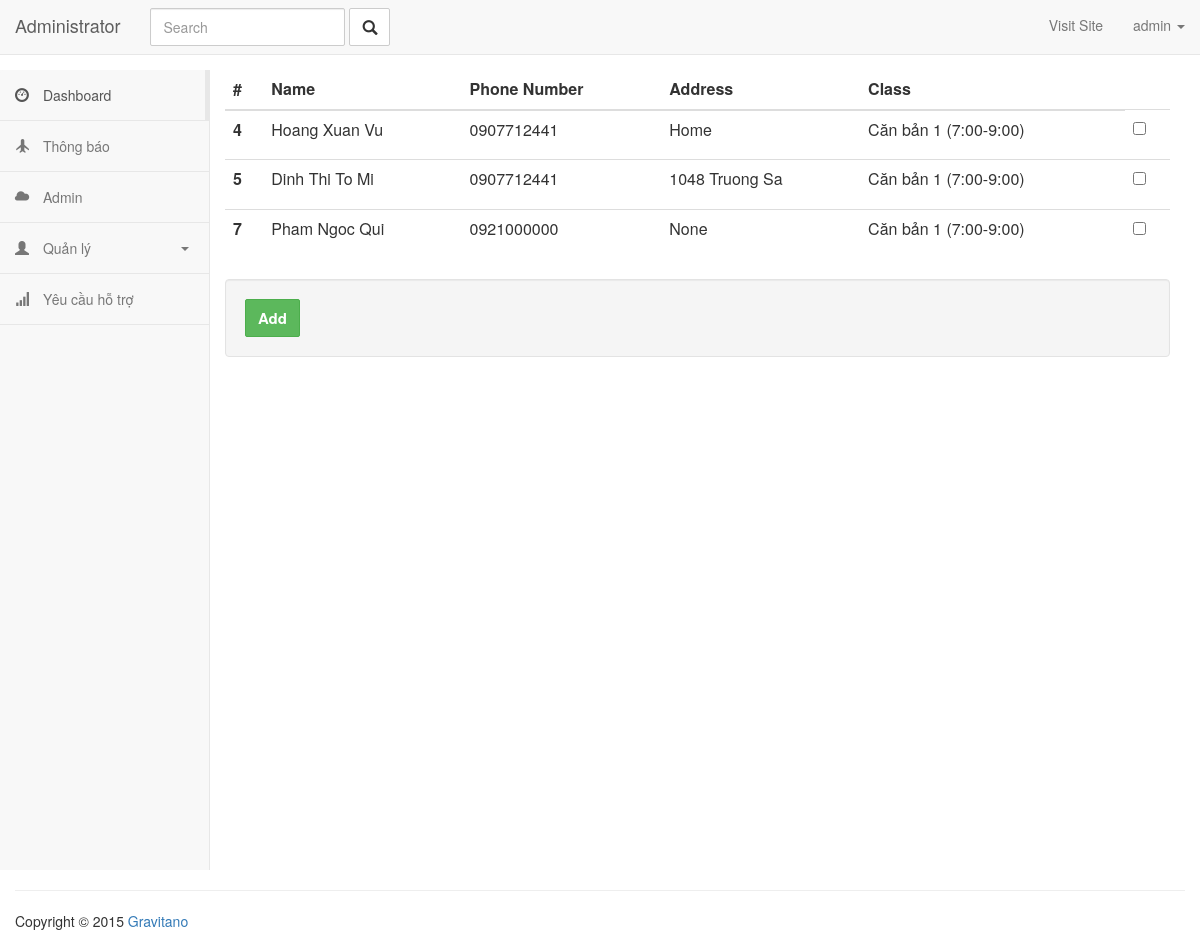
The app's page /admin/newattendance/1 (signed in) with its own data.
### app/models.py (models this page shows, shortened)
class User(UserMixin, db.Model):
    __tablename__ = 'users'
    id = db.Column(db.Integer, primary_key=True)
    email = db.Column(db.String(64), unique=True, index=True)
    username = db.Column(db.String(64), unique=True, index=True)
    role_id = db.Column(db.Integer, db.ForeignKey('roles.id'))
    subject = db.relationship('Subject', backref='teacher', lazy='dynamic')
    password_hash = db.Column(db.String(128))
    @property
    def password(self):
        raise AttributeError('password is not a readable attribute')

class Student(db.Model):
    __tablename__ = 'students'
    id = db.Column(db.Integer, primary_key=True)
    name = db.Column(db.String(64))
    phone_number = db.Column(db.String(64))
    address = db.Column(db.String(128))
    subject_id = db.Column(db.Integer, db.ForeignKey('subjects.id'))
    attendances = db.relationship('Attendance', backref='student', lazy='dynamic')
    pay_day=db.Column(db.String(64))

class Subject(db.Model):
    __tablename__ = 'subjects'
    id = db.Column(db.Integer, primary_key=True)
    name = db.Column(db.String(64), unique=True)
    belong_to = db.Column(db.Integer, db.ForeignKey('users.id'))
    students = db.relationship('Student', backref='subject', lazy='dynamic')
    attendances = db.relationship('Attendance', backref='subject', lazy='dynamic')

### app/main/views.py (the view, shortened to what this page needs)
@main.route('/admin/newattendance/<int:id>', methods=['GET', 'POST'])
@login_required
def newAttendanceQuery(id):
    students = Student.query.filter_by(subject_id=id).all()
    current_subject = Subject.query.get(id)
    form = AttendanceForm()
    return render_template('admin/attendanceform.html', form=form, students=students)

### app/main/forms.py
class AttendanceForm(FlaskForm):
    absent = BooleanField('Absent')
    submit = SubmitField('Add')

### app/models.py (called while the page is built)
@login_manager.user_loader
def load_user(user_id):
    return User.query.get(int(user_id))

### app/templates/admin/attendanceform.html (shortened to what this page needs)
{% extends 'admin/admin_base.html' %}
{% block content %}
<div class="col-md-10">
    <table class="table">
        <thead class="thead-dark">
        <tr>
            <th scope="col">#</th>
            <th scope="col">Name</th>
            <th scope="col">Phone Number</th>
            <th scope="col">Address</th>
            <th scope="col">Class</th>
        </tr>
        </thead>
        <tbody>
        {% for student in students %}
        <tr>
            <th scope="row">{{student.id}}</th>
            <td>{{student.name}}</td>
            <td>{{student.phone_number}}</td>
            <td>{{ student.address }}</td>
            <td>{{ student.subject.name }}</td>
            <td>
                <form method="post">
                    {{form.absent()}}
                </form>
            </td>
        </tr>
        {% endfor %}
        </tbody>
    </table>
    <form class="well form-horizontal" action=" " method="post"  id="contact_form">
        {{ form.submit(class="btn btn-success") }}
    </form>
</div>
{% endblock %}

### app/templates/admin/admin_base.html (shortened to what this page needs)
<html>
<head>
    <link rel="stylesheet" href="https://maxcdn.bootstrapcdn.com/bootstrap/3.3.7/css/bootstrap.min.css">
    <link rel="stylesheet" href="{{ url_for('static', filename='css/styles.css') }}">
    <link href="https://gitcdn.github.io/bootstrap-toggle/2.2.2/css/bootstrap-toggle.min.css" rel="stylesheet">
</head>
<body>
<nav class="navbar navbar-default navbar-static-top">
    <div class="container-fluid">
        <div class="navbar-header">
            <a class="navbar-brand" href="#">
                Administrator
            </a>
        </div>
        <div class="collapse navbar-collapse" id="bs-example-navbar-collapse-1">
            <form class="navbar-form navbar-left" method="GET" role="search">
                <div class="form-group">
                    <input type="text" name="q" class="form-control" placeholder="Search">
                </div>
                <button type="submit" class="btn btn-default"><i class="glyphicon glyphicon-search"></i></button>
            </form>
            <ul class="nav navbar-nav navbar-right">
                <li><a href="http://www.pingpong-labs.com" target="_blank">Visit Site</a></li>
                <li class="dropdown ">
                    <a href="#" class="dropdown-toggle" data-toggle="dropdown" role="button" aria-expanded="false">
                        {% if current_user.is_authenticated %}
                        {{ current_user.username }}
                        {% else %}
                        Account
                        {% endif %}
                        <span class="caret"></span></a>
                </li>
            </ul>
        </div>
    </div>
</nav>
<div class="container-fluid main-container">
    <div class="col-md-2 sidebar">
        <div class="row">
            <div class="side-menu">
                <nav class="navbar navbar-default" role="navigation">
                    <div class="side-menu-container">
                        <ul class="nav navbar-nav">
                            <li class="active"><a href="#"><span class="glyphicon glyphicon-dashboard"></span> Dashboard</a>
                            </li>
                            <li><a href="#"><span class="glyphicon glyphicon-plane"></span> Thông báo </a></li>
                            <li><a href="#"><span class="glyphicon glyphicon-cloud"></span> Admin</a></li>
                            <li class="panel panel-default" id="dropdown">
                                <a data-toggle="collapse" href="#dropdown-lvl1">
                                    <span class="glyphicon glyphicon-user"></span> Quản lý <span class="caret"></span>
                                </a>
                            </li>
                            <li><a href="#"><span class="glyphicon glyphicon-signal"></span> Yêu cầu hỗ trợ</a></li>
                        </ul>
                    </div>
                </nav>
            </div>
        </div>
    </div>
    {% block content %}
    {% endblock %}
    <footer class="pull-left footer">
        <p class="col-md-12">
        <hr class="divider">
        Copyright &COPY; 2015 <a href="http://www.pingpong-labs.com">Gravitano</a>
        </p>
    </footer>
</div>
</body>
</html>

### app/static/css/styles.css (style rules this page uses)
.form-control, .btn { min-height: 38px; border-radius: 2px; }
.btn { font-size: 15px; font-weight: bold; }
.sidebar { padding-left: 0; }
.main-container { background: #FFF; padding-top: 15px; margin-top: -20px; }
.footer { width: 100%; }
.side-menu { position: relative; width: 100%; height: 100%; background-color: #f8f8f8; border-right: 1px solid #e7e7e7; }
.side-menu .navbar { border: none; }
.side-menu .navbar-nav .active a { background-color: transparent; margin-right: -1px; border-right: 5px solid #e7e7e7; }
.side-menu .navbar-nav li { display: block; width: 100%; border-bottom: 1px solid #e7e7e7; }
.side-menu .navbar-nav li a { padding: 15px; }
.side-menu .navbar-nav li a .glyphicon { padding-right: 10px; }
.side-menu #dropdown { border: 0; margin-bottom: 0; border-radius: 0; background-color: transparent; box-shadow: none; }
.side-menu #dropdown .caret { float: right; margin: 9px 5px 0; }
.side-menu #dropdown > a { border-bottom: 1px solid #e7e7e7; }

### records on screen
User: username "admin"
Student: id "4", name "Hoang Xuan Vu", phone_number "0907712441", address "Home", subject.name "Căn bản 1 (7:00-9:00)"
Student: id "5", name "Dinh Thi To Mi", phone_number "0907712441", address "1048 Truong Sa", subject.name "Căn bản 1 (7:00-9:00)"
Student: id "7", name "Pham Ngoc Qui", phone_number "0921000000", address "None", subject.name "Căn bản 1 (7:00-9:00)"
